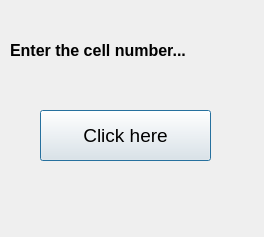
<?xml version="1.0" encoding="UTF-8"?>
<ui version="4.0">
 <class>Dialog</class>
 <widget class="QDialog" name="Dialog">
  <property name="geometry">
   <rect>
    <x>0</x>
    <y>0</y>
    <width>264</width>
    <height>237</height>
   </rect>
  </property>
  <property name="windowTitle">
   <string>Fin Clips</string>
  </property>
  <widget class="QLabel" name="label">
   <property name="geometry">
    <rect>
     <x>10</x>
     <y>40</y>
     <width>191</width>
     <height>20</height>
    </rect>
   </property>
   <property name="font">
    <font>
     <pointsize>12</pointsize>
     <weight>75</weight>
     <bold>true</bold>
    </font>
   </property>
   <property name="text">
    <string>Enter the cell number...</string>
   </property>
  </widget>
  <widget class="QPushButton" name="pb_clip">
   <property name="geometry">
    <rect>
     <x>40</x>
     <y>110</y>
     <width>171</width>
     <height>51</height>
    </rect>
   </property>
   <property name="font">
    <font>
     <pointsize>14</pointsize>
    </font>
   </property>
   <property name="text">
    <string>Click here</string>
   </property>
   <property name="checkable">
    <bool>false</bool>
   </property>
  </widget>
 </widget>
 <resources/>
 <connections/>
</ui>
